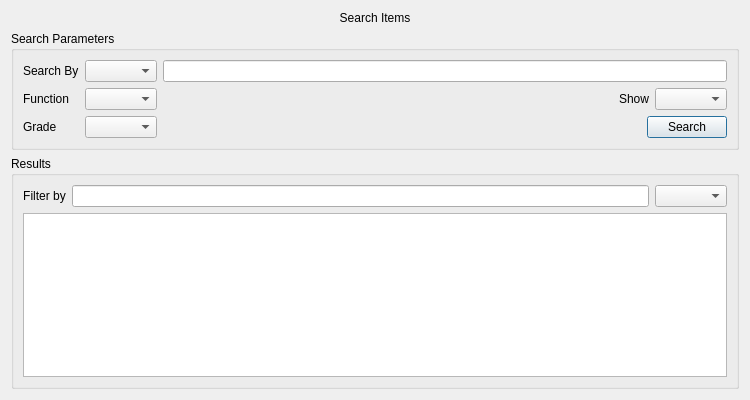
<?xml version="1.0" encoding="UTF-8"?>
<ui version="4.0">
 <class>SearchItemWindow</class>
 <widget class="QDialog" name="SearchItemWindow">
  <property name="geometry">
   <rect>
    <x>0</x>
    <y>0</y>
    <width>750</width>
    <height>400</height>
   </rect>
  </property>
  <property name="minimumSize">
   <size>
    <width>750</width>
    <height>400</height>
   </size>
  </property>
  <property name="windowTitle">
   <string>Search Window</string>
  </property>
  <property name="modal">
   <bool>false</bool>
  </property>
  <layout class="QVBoxLayout" name="verticalLayout_2">
   <item>
    <widget class="QLabel" name="label_title">
     <property name="text">
      <string>Search Items</string>
     </property>
     <property name="alignment">
      <set>Qt::AlignCenter</set>
     </property>
    </widget>
   </item>
   <item>
    <widget class="QGroupBox" name="groupBox_2">
     <property name="title">
      <string>Search Parameters</string>
     </property>
     <layout class="QGridLayout" name="gridLayout">
      <item row="3" column="1">
       <widget class="QComboBox" name="combo_grades"/>
      </item>
      <item row="1" column="1">
       <widget class="QComboBox" name="combo_parameters"/>
      </item>
      <item row="1" column="0">
       <widget class="QLabel" name="label_Fields">
        <property name="text">
         <string>Search By</string>
        </property>
       </widget>
      </item>
      <item row="2" column="1">
       <widget class="QComboBox" name="combo_functions"/>
      </item>
      <item row="3" column="0">
       <widget class="QLabel" name="labelGrades">
        <property name="text">
         <string>Grade</string>
        </property>
       </widget>
      </item>
      <item row="2" column="0">
       <widget class="QLabel" name="label_functions">
        <property name="text">
         <string>Function</string>
        </property>
       </widget>
      </item>
      <item row="1" column="2">
       <widget class="QLineEdit" name="field_keywords"/>
      </item>
      <item row="3" column="2">
       <layout class="QHBoxLayout" name="horizontalLayout_3">
        <item>
         <spacer name="horizontalSpacer">
          <property name="orientation">
           <enum>Qt::Horizontal</enum>
          </property>
          <property name="sizeHint" stdset="0">
           <size>
            <width>40</width>
            <height>20</height>
           </size>
          </property>
         </spacer>
        </item>
        <item>
         <widget class="QPushButton" name="button_search">
          <property name="text">
           <string>Search</string>
          </property>
         </widget>
        </item>
       </layout>
      </item>
      <item row="2" column="2">
       <layout class="QHBoxLayout" name="horizontalLayout">
        <item>
         <spacer name="horizontalSpacer_2">
          <property name="orientation">
           <enum>Qt::Horizontal</enum>
          </property>
          <property name="sizeHint" stdset="0">
           <size>
            <width>40</width>
            <height>20</height>
           </size>
          </property>
         </spacer>
        </item>
        <item>
         <widget class="QLabel" name="label_status">
          <property name="text">
           <string>Show</string>
          </property>
         </widget>
        </item>
        <item>
         <widget class="QComboBox" name="combo_status"/>
        </item>
       </layout>
      </item>
     </layout>
    </widget>
   </item>
   <item>
    <widget class="QGroupBox" name="filteredGroupBox">
     <property name="sizePolicy">
      <sizepolicy hsizetype="Expanding" vsizetype="Expanding">
       <horstretch>0</horstretch>
       <verstretch>0</verstretch>
      </sizepolicy>
     </property>
     <property name="title">
      <string>Results</string>
     </property>
     <layout class="QVBoxLayout" name="verticalLayout">
      <item>
       <layout class="QHBoxLayout" name="horizontalLayout_4">
        <item>
         <widget class="QLabel" name="label_filterBy">
          <property name="text">
           <string>Filter by</string>
          </property>
          <property name="alignment">
           <set>Qt::AlignCenter</set>
          </property>
         </widget>
        </item>
        <item>
         <widget class="QLineEdit" name="filterPatternLineEdit"/>
        </item>
        <item>
         <widget class="QComboBox" name="filterSyntaxComboBox"/>
        </item>
       </layout>
      </item>
      <item>
       <widget class="QTreeView" name="proxyView">
        <property name="editTriggers">
         <set>QAbstractItemView::NoEditTriggers</set>
        </property>
        <property name="alternatingRowColors">
         <bool>true</bool>
        </property>
        <property name="iconSize">
         <size>
          <width>16</width>
          <height>16</height>
         </size>
        </property>
        <property name="uniformRowHeights">
         <bool>true</bool>
        </property>
        <property name="sortingEnabled">
         <bool>true</bool>
        </property>
        <property name="expandsOnDoubleClick">
         <bool>false</bool>
        </property>
        <attribute name="headerCascadingSectionResizes">
         <bool>false</bool>
        </attribute>
        <attribute name="headerDefaultSectionSize">
         <number>16</number>
        </attribute>
        <attribute name="headerHighlightSections">
         <bool>true</bool>
        </attribute>
        <attribute name="headerMinimumSectionSize">
         <number>20</number>
        </attribute>
       </widget>
      </item>
     </layout>
    </widget>
   </item>
  </layout>
 </widget>
 <tabstops>
  <tabstop>proxyView</tabstop>
 </tabstops>
 <resources>
  <include location="myicons.qrc"/>
 </resources>
 <connections/>
</ui>
